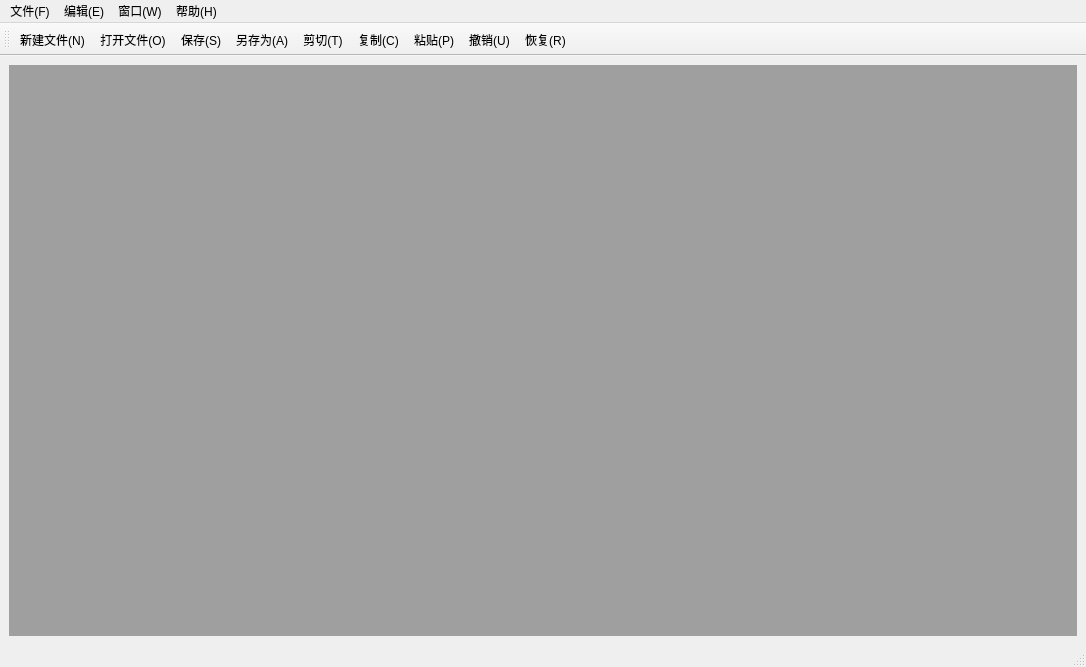
<?xml version="1.0" encoding="UTF-8"?>
<ui version="4.0">
 <class>MainWindow</class>
 <widget class="QMainWindow" name="MainWindow">
  <property name="geometry">
   <rect>
    <x>0</x>
    <y>0</y>
    <width>1086</width>
    <height>667</height>
   </rect>
  </property>
  <property name="windowTitle">
   <string>MainWindow</string>
  </property>
  <widget class="QWidget" name="centralwidget">
   <layout class="QGridLayout" name="gridLayout">
    <item row="0" column="0">
     <widget class="QMdiArea" name="mdiArea"/>
    </item>
   </layout>
  </widget>
  <widget class="QMenuBar" name="menubar">
   <property name="geometry">
    <rect>
     <x>0</x>
     <y>0</y>
     <width>1086</width>
     <height>23</height>
    </rect>
   </property>
   <widget class="QMenu" name="menuF">
    <property name="title">
     <string>文件(F)</string>
    </property>
    <addaction name="actionNew"/>
    <addaction name="actionOpen"/>
    <addaction name="actionSave"/>
    <addaction name="actionSaveAs"/>
    <addaction name="actionExit"/>
   </widget>
   <widget class="QMenu" name="menuE">
    <property name="title">
     <string>编辑(E)</string>
    </property>
    <addaction name="actionUndo"/>
    <addaction name="actionRedo"/>
    <addaction name="actionCut"/>
    <addaction name="actionCopy"/>
    <addaction name="actionPaste"/>
   </widget>
   <widget class="QMenu" name="menuW">
    <property name="title">
     <string>窗口(W)</string>
    </property>
    <addaction name="actionClose"/>
    <addaction name="actionCloseAll"/>
    <addaction name="actionTile"/>
    <addaction name="actionCascade"/>
    <addaction name="actionNext"/>
    <addaction name="actionPrevious"/>
   </widget>
   <widget class="QMenu" name="menuH">
    <property name="title">
     <string>帮助(H)</string>
    </property>
    <addaction name="actionAbout"/>
    <addaction name="actionAboutQt"/>
   </widget>
   <addaction name="menuF"/>
   <addaction name="menuE"/>
   <addaction name="menuW"/>
   <addaction name="menuH"/>
  </widget>
  <widget class="QStatusBar" name="statusbar"/>
  <widget class="QToolBar" name="toolBar">
   <property name="windowTitle">
    <string>toolBar</string>
   </property>
   <attribute name="toolBarArea">
    <enum>TopToolBarArea</enum>
   </attribute>
   <attribute name="toolBarBreak">
    <bool>false</bool>
   </attribute>
   <addaction name="actionNew"/>
   <addaction name="actionOpen"/>
   <addaction name="actionSave"/>
   <addaction name="actionSaveAs"/>
   <addaction name="actionCut"/>
   <addaction name="actionCopy"/>
   <addaction name="actionPaste"/>
   <addaction name="actionUndo"/>
   <addaction name="actionRedo"/>
  </widget>
  <action name="actionNew">
   <property name="icon">
    <iconset resource="mymdi.qrc">
     <normaloff>:/ICON/New_file.png</normaloff>:/ICON/New_file.png</iconset>
   </property>
   <property name="text">
    <string>新建文件(&amp;N)</string>
   </property>
   <property name="shortcut">
    <string>Ctrl+N</string>
   </property>
  </action>
  <action name="actionOpen">
   <property name="icon">
    <iconset resource="mymdi.qrc">
     <normaloff>:/ICON/Open_file.png</normaloff>:/ICON/Open_file.png</iconset>
   </property>
   <property name="text">
    <string>打开文件(&amp;O)...</string>
   </property>
   <property name="shortcut">
    <string>Ctrl+O</string>
   </property>
  </action>
  <action name="actionSave">
   <property name="icon">
    <iconset resource="mymdi.qrc">
     <normaloff>:/ICON/Save_file.png</normaloff>:/ICON/Save_file.png</iconset>
   </property>
   <property name="text">
    <string>保存(&amp;S)</string>
   </property>
   <property name="shortcut">
    <string>Ctrl+S</string>
   </property>
  </action>
  <action name="actionSaveAs">
   <property name="icon">
    <iconset resource="mymdi.qrc">
     <normaloff>:/ICON/Save_as_file.png</normaloff>:/ICON/Save_as_file.png</iconset>
   </property>
   <property name="text">
    <string>另存为(&amp;A)...</string>
   </property>
  </action>
  <action name="actionExit">
   <property name="icon">
    <iconset resource="mymdi.qrc">
     <normaloff>:/ICON/Exit.png</normaloff>:/ICON/Exit.png</iconset>
   </property>
   <property name="text">
    <string>退出(&amp;X)</string>
   </property>
  </action>
  <action name="actionUndo">
   <property name="icon">
    <iconset resource="mymdi.qrc">
     <normaloff>:/ICON/Undo_file.png</normaloff>:/ICON/Undo_file.png</iconset>
   </property>
   <property name="text">
    <string>撤销(&amp;U)</string>
   </property>
   <property name="shortcut">
    <string>Ctrl+U</string>
   </property>
  </action>
  <action name="actionRedo">
   <property name="icon">
    <iconset resource="mymdi.qrc">
     <normaloff>:/ICON/Redo_file.png</normaloff>:/ICON/Redo_file.png</iconset>
   </property>
   <property name="text">
    <string>恢复(&amp;R)</string>
   </property>
   <property name="shortcut">
    <string>Ctrl+R</string>
   </property>
  </action>
  <action name="actionCut">
   <property name="icon">
    <iconset resource="mymdi.qrc">
     <normaloff>:/ICON/Cut_file.png</normaloff>:/ICON/Cut_file.png</iconset>
   </property>
   <property name="text">
    <string>剪切(&amp;T)</string>
   </property>
   <property name="shortcut">
    <string>Ctrl+T</string>
   </property>
  </action>
  <action name="actionCopy">
   <property name="icon">
    <iconset resource="mymdi.qrc">
     <normaloff>:/ICON/Copy_file.png</normaloff>:/ICON/Copy_file.png</iconset>
   </property>
   <property name="text">
    <string>复制(&amp;C)</string>
   </property>
   <property name="shortcut">
    <string>Ctrl+C</string>
   </property>
  </action>
  <action name="actionPaste">
   <property name="icon">
    <iconset resource="mymdi.qrc">
     <normaloff>:/ICON/Paste_file.png</normaloff>:/ICON/Paste_file.png</iconset>
   </property>
   <property name="text">
    <string>粘贴(&amp;P)</string>
   </property>
   <property name="shortcut">
    <string>Ctrl+V</string>
   </property>
  </action>
  <action name="actionClose">
   <property name="text">
    <string>关闭(&amp;O)</string>
   </property>
  </action>
  <action name="actionCloseAll">
   <property name="text">
    <string>关闭所有窗口(&amp;A)</string>
   </property>
  </action>
  <action name="actionTile">
   <property name="text">
    <string>平铺(&amp;T)</string>
   </property>
  </action>
  <action name="actionCascade">
   <property name="text">
    <string>层叠(&amp;C)</string>
   </property>
  </action>
  <action name="actionNext">
   <property name="icon">
    <iconset resource="mymdi.qrc">
     <normaloff>:/ICON/Next_file.png</normaloff>:/ICON/Next_file.png</iconset>
   </property>
   <property name="text">
    <string>下一个(&amp;X)</string>
   </property>
   <property name="shortcut">
    <string>Ctrl+Tab</string>
   </property>
  </action>
  <action name="actionPrevious">
   <property name="icon">
    <iconset resource="mymdi.qrc">
     <normaloff>:/ICON/Previous_file.png</normaloff>:/ICON/Previous_file.png</iconset>
   </property>
   <property name="text">
    <string>前一个(&amp;V)</string>
   </property>
   <property name="shortcut">
    <string>Ctrl+Shift+Tab</string>
   </property>
  </action>
  <action name="actionAbout">
   <property name="icon">
    <iconset resource="mymdi.qrc">
     <normaloff>:/ICON/About.png</normaloff>:/ICON/About.png</iconset>
   </property>
   <property name="text">
    <string>关于(&amp;A)</string>
   </property>
  </action>
  <action name="actionAboutQt">
   <property name="icon">
    <iconset resource="mymdi.qrc">
     <normaloff>:/ICON/About_Qt.png</normaloff>:/ICON/About_Qt.png</iconset>
   </property>
   <property name="text">
    <string>关于Qt(&amp;Q)</string>
   </property>
  </action>
 </widget>
 <resources>
  <include location="mymdi.qrc"/>
 </resources>
 <connections/>
</ui>
